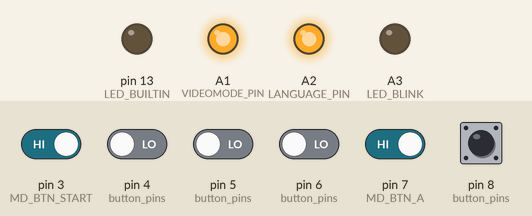
The sketch below on a simulated Arduino Uno, built with avr-gcc and run on an emulated ATmega328P. On the bench: output pins drawn as LEDs (lit = HIGH). The test bench sets the inputs (shaded band); at power-on: pin 3 (MD_BTN_START), pin 7 (MD_BTN_A) HIGH, pin 4 (button_pins), pin 5 (button_pins), pin 6 (button_pins), pin 8 (button_pins) LOW. Pins used as bus, display or sensor lines are not drawn.

Above: at 1.2 s.
1.3 s: pin 3 (MD_BTN_START) driven LOW and pin 4 (button_pins) driven HIGH and pin 5 (button_pins) driven HIGH and pin 6 (button_pins) driven HIGH and pin 7 (MD_BTN_A) driven LOW
At 3.0 s:
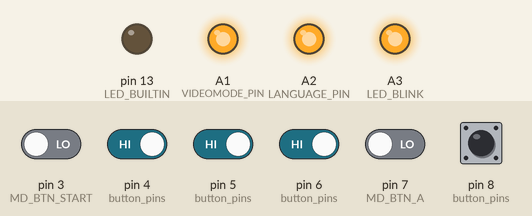
3.6 s: pin 8 (button_pins) pulled HIGH for 1 s
At 5.3 s:
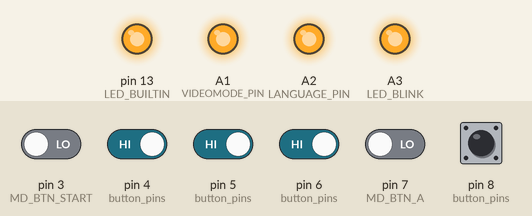
6.9 s: pin 4 (button_pins) driven LOW and pin 8 (button_pins) driven HIGH
At 10.3 s:
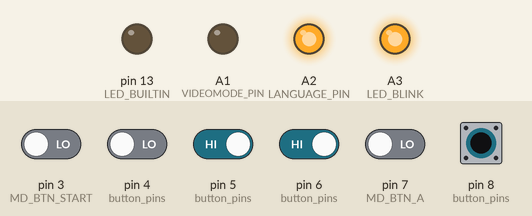
Timing chart, 0 to 11.8 s (numbered marks = the images above; inputs shaded):
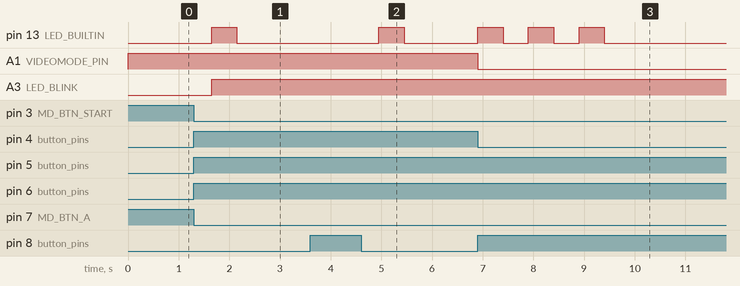

Measured:
- after the input at 1.3 s, pin 13 (LED_BUILTIN): LOW → HIGH after 0.35 s, → LOW 0.50 s later; A3 (LED_BLINK): LOW → HIGH after 0.35 s
- after the input at 3.6 s, pin 13 (LED_BUILTIN): LOW → HIGH after 1.4 s, → LOW 0.50 s later
- after the input at 6.9 s, pin 13 (LED_BUILTIN): alternates HIGH for 0.50 s and LOW for 0.50 s, 6 changes in all, then stays LOW, starting at once; A1 (VIDEOMODE_PIN): HIGH → LOW at once

The sketch:

nomad_switchless.ino
```cpp
#define VIDEOMODE_PIN A1 // JP1/JP2
#define LANGUAGE_PIN A2 // JP3/JP4
#define LED_BLINK A3 //common cathode/gnd, replace actual led "low battery" and wire the third pin of the led to LED_BLINK pin

// default low set pin high to activate menu control
// http://wr-labs.com/2018/06/09/sega-nomad-lcd-upgrade-part-2-lcd-brightness-menu-control/
// each of these output needs to be soldered to a resistor with the correct value and the LCD CTRL+ on the other side
// + button 1kohm
// #define LCD_BTN_PLUS A4
// - button 4.7kohm
// #define LCD_BTN_MINUS A5
// menu button 2kohm
// #define LCD_BTN_MENU A6

// each of these pin are active low
#define RESET_OUT_PIN A0
#define MD_BTN_START 3
#define MD_BTN_DOWN 4
#define MD_BTN_LEFT 5
#define MD_BTN_RIGHT 6
#define MD_BTN_A 7
#define MD_BTN_B 8

//#define TRIGGER_COMBO (MD_BTN_START+MD_BTN_A)

#define RESET_COMBO MD_BTN_B

#define EUR_COMBO MD_BTN_DOWN
#define USA_COMBO MD_BTN_RIGHT
#define JAP_COMBO MD_BTN_LEFT

// 6 entries and last_index is 5 -> for testing purposes
int button_pins[6] = { MD_BTN_START, MD_BTN_DOWN, MD_BTN_LEFT, MD_BTN_RIGHT, MD_BTN_A, MD_BTN_B };

unsigned long last_index = 5; // last index

int output_pins[3] = { RESET_OUT_PIN, VIDEOMODE_PIN, LANGUAGE_PIN };

unsigned long debounceDuration = 100; // millis
unsigned long lastTimeButtonStateChanged = 0; // initialisation

// longueur du contact qui fait reset sur le pin 17
const unsigned long RESET_LEN = 350U;

word lastButtonState = "";

void setup() {
    for (int i = 0; i <= last_index; i++)
    {
      pinMode(button_pins[i], INPUT);
    }
    for (int j = 0; j <= 2; j++)
    {
      pinMode(output_pins[j], OUTPUT);
      digitalWrite (output_pins[j], HIGH);
    }
    pinMode(LED_BUILTIN, OUTPUT);
    pinMode(LED_BLINK, OUTPUT);
    digitalWrite (LED_BLINK, LOW);
    // force 50hz, the arduino does not respond after the main menu
    if(digitalRead(MD_BTN_START) == LOW){
      digitalWrite (VIDEOMODE_PIN, LOW);
    }
    // force JAP
    if(digitalRead(MD_BTN_A) == LOW){
      digitalWrite (LANGUAGE_PIN, LOW);
    }

}

void led_blinker (int j) {
  for (byte i = 0; i < j; ++i) {
    digitalWrite (LED_BUILTIN, HIGH);
    digitalWrite (LED_BLINK, HIGH);
    delay (500);
    digitalWrite (LED_BUILTIN, LOW);
    digitalWrite (LED_BLINK, HIGH);
    delay (500);
  }
}

word read_pad () {
  word buttonscombo = 0;
    for (int i = 0; i <= last_index; i++)
    {
      byte buttonHere = digitalRead(button_pins[i]);
        if (buttonHere == LOW)
        {
          // we are using bit to be able to have 2+4 != 1+5 bit2+bit4 != bit1+bit5 / 4+16 != 2+32 / 20 != 33
          buttonscombo += bit(button_pins[i]);
        }
    }
  return buttonscombo;
}

void loop() {
  if (millis() - lastTimeButtonStateChanged > debounceDuration) {
    word buttonState = read_pad();

    if (buttonState != lastButtonState) {
      lastTimeButtonStateChanged = millis();
      lastButtonState = buttonState;

      // Reset
      if (buttonState == (bit(MD_BTN_START) + bit(MD_BTN_A) + bit(RESET_COMBO))) {
        digitalWrite (RESET_OUT_PIN, LOW);
        delay (RESET_LEN);
        digitalWrite (RESET_OUT_PIN, HIGH);
        led_blinker(1);
      }

      // EURO
      if (buttonState == (bit(MD_BTN_START) + bit(MD_BTN_A) + bit(EUR_COMBO))) {
        digitalWrite (VIDEOMODE_PIN, LOW);
        digitalWrite (LANGUAGE_PIN, HIGH);
        led_blinker(3);
      }

      // USA
      if (buttonState == (bit(MD_BTN_START) + bit(MD_BTN_A) + bit(USA_COMBO))) {
        digitalWrite (VIDEOMODE_PIN, HIGH);
        digitalWrite (LANGUAGE_PIN, HIGH);
        led_blinker(1);
      }

      // JAP
      if (buttonState == (bit(MD_BTN_START) + bit(MD_BTN_A) + bit(JAP_COMBO))) {
        digitalWrite (VIDEOMODE_PIN, HIGH);
        digitalWrite (LANGUAGE_PIN, LOW);
        led_blinker(2);
      }
    }
  }
}
```
